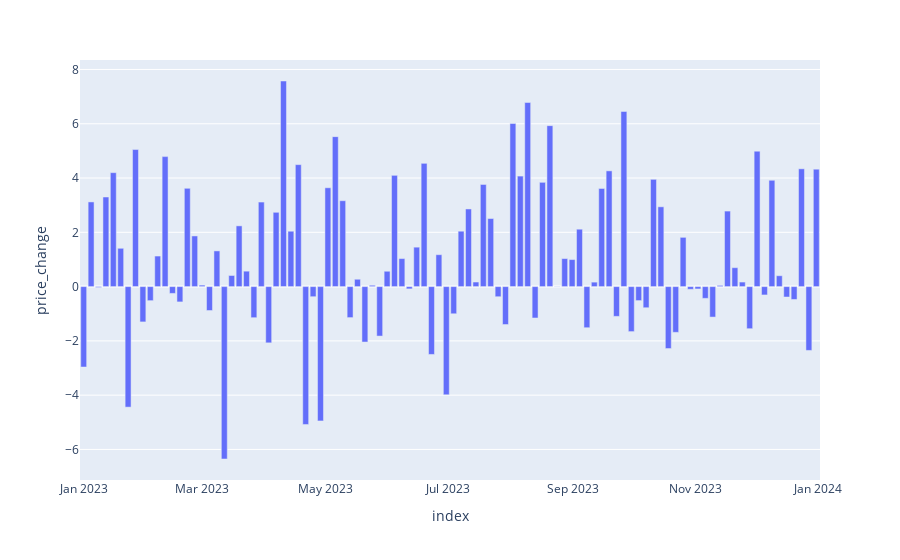

This figure's notebook cell:
### Markdown cell above
c. Use `plotly` to graph `price_change` as a line with time on the x-axis.

### Code cell
## Write answer here

px.bar(t_df, y='price_change')
